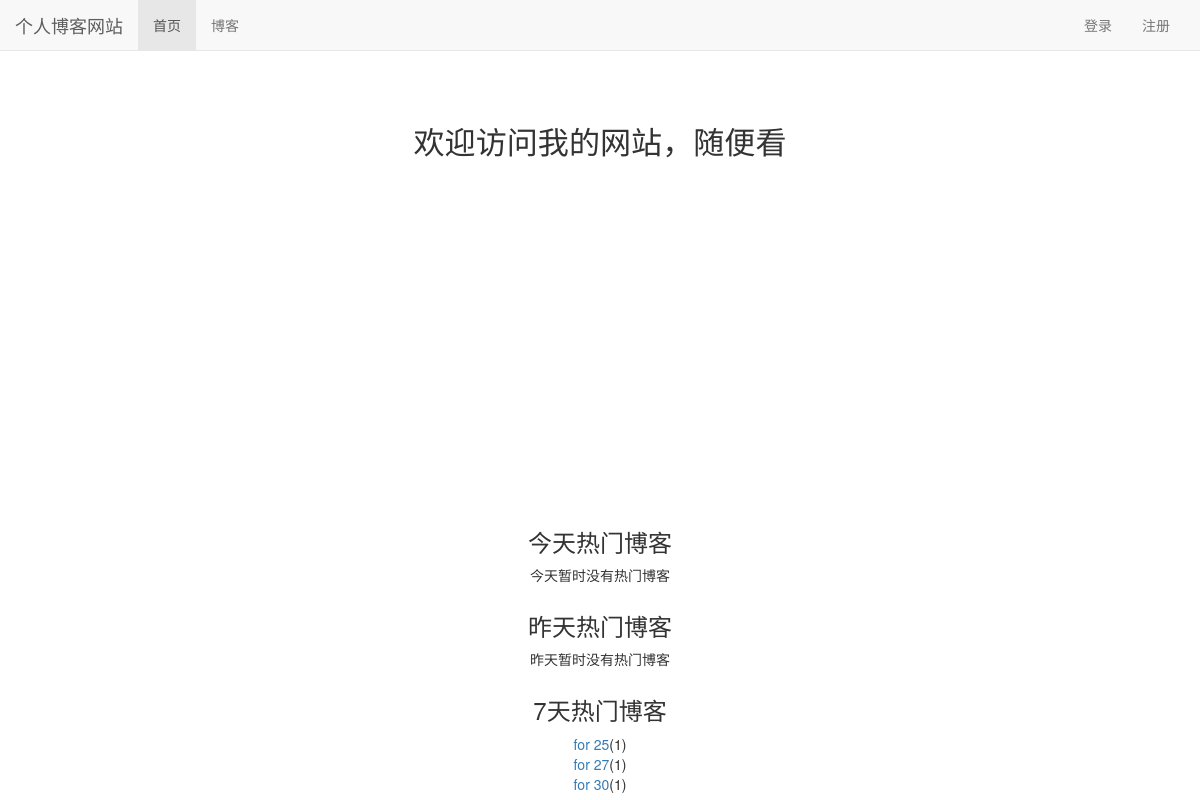
The page / on the database its author committed.
### blog/models.py (models this page shows, shortened)
class Blog(models.Model, ReadNumExpandMethod):
    title = models.CharField(max_length=50)
    blog_type = models.ForeignKey(BlogType, on_delete=models.CASCADE)
    content = RichTextUploadingField()
    author = models.ForeignKey(User, on_delete=models.CASCADE)
    read_details = GenericRelation(ReadDetail)
    created_time = models.DateTimeField(auto_now_add=True)
    last_updated_time = models.DateTimeField(auto_now=True)
    class Meta:
        ordering = ['-created_time']

### mysite/views.py (the view)
# urls.py: 2. Add a URL to urlpatterns:  path('', views.home, name='home')
def home(request):
    blog_content_type = ContentType.objects.get_for_model(Blog)
    dates, read_nums = get_seven_days_read_data(blog_content_type)
    hot_blogs_for_7_days = cache.get('hot_blogs_for_7_days')
    if hot_blogs_for_7_days is None:
        hot_blogs_for_7_days = get_7_days_hot_blogs()
        cache.set('hot_blogs_for_7_days', hot_blogs_for_7_days, 3600)
    context = {}
    context['dates'] = dates
    context['read_nums'] = read_nums
    context['today_hot_data'] = get_today_hot_data(blog_content_type)
    context['yesterday_hot_data'] = get_yesterday_hot_data(blog_content_type)
    context['hot_blogs_for_7_days'] = hot_blogs_for_7_days
    return render(request, 'home.html', context)

### mysite/views.py (called while the page is built)
def get_7_days_hot_blogs():
    today = timezone.now().date()
    date = today - datetime.timedelta(days=7)
    blogs = Blog.objects \
                .filter(read_details__date__lt=today, read_details__date__gte=date) \
                .values('id', 'title') \
                .annotate(read_num_sum=Sum('read_details__read_num')) \
                .order_by('-read_num_sum')
    return blogs[:7]

### read_statistics/utils.py (called while the page is built)
def get_seven_days_read_data(content_type):
    today = timezone.now().date()
    dates = []
    read_nums = []
    for i in range(7, 0, -1):
        date = today - datetime.timedelta(days=i)
        dates.append(date.strftime('%m/%d'))
        read_details = ReadDetail.objects.filter(content_type=content_type, date=date)
        result = read_details.aggregate(read_num_sum=Sum('read_num'))
        read_nums.append(result['read_num_sum'] or 0)
    return dates, read_nums

def get_today_hot_data(content_type):
    today = timezone.now().date()
    read_details = ReadDetail.objects.filter(content_type=content_type, date=today).order_by('-read_num')
    return read_details[:7]

def get_yesterday_hot_data(content_type):
    today = timezone.now().date()
    yesterday = today - datetime.timedelta(days=1)
    read_details = ReadDetail.objects.filter(content_type=content_type, date=yesterday).order_by('-read_num')
    return read_details[:7]

### user/context_processors.py (called while the page is built)
def login_modal_form(request):
    return {'login_modal_form': LoginForm()}

### templates/home.html (shortened to what this page needs)
{% extends 'base.html' %}
{% load staticfiles %}
{% block header_extends %}
    <link rel="stylesheet" href="{% static 'home.css' %}">
{% endblock %}
{% block nav_home_active %}active{% endblock %}
{% block content %}
    <h3 class="home-content">欢迎访问我的网站，随便看</h3>
    <div id="container"></div>
    <div class="hot-data">
        <h3>今天热门博客</h3>
        <ul>
            {% for hot_data in today_hot_data %}
                <li><a href="{% url 'blog_detail' hot_data.content_object.pk %}">{{ hot_data.content_object.title }}</a>({{ hot_data.read_num }})</li>
            {% empty %}
                <li>今天暂时没有热门博客</li>
            {% endfor %}
        </ul>
    </div>
    <div class="hot-data">
        <h3>昨天热门博客</h3>
        <ul>
            {% for hot_data in yesterday_hot_data %}
                <li><a href="{% url 'blog_detail' hot_data.content_object.pk %}">{{ hot_data.content_object.title }}</a>({{ hot_data.read_num }})</li>
            {% empty %}
                <li>昨天暂时没有热门博客</li>
            {% endfor %}
        </ul>
    </div>
    <div class="hot-data">
        <h3>7天热门博客</h3>
        <ul>
            {% for hot_blog in hot_blogs_for_7_days %}
                <li><a href="{% url 'blog_detail' hot_blog.id %}">{{ hot_blog.title }}</a>({{ hot_blog.read_num_sum }})</li>
            {% empty %}
                <li>昨天暂时没有热门博客</li>
            {% endfor %}
        </ul>
    </div>
{% endblock %}

### static/base.css (style rules this page uses)
* { margin: 0; padding: 0; }
body { margin-top: 70px!important; }
ul { list-style-type: none!important; }

### static/home.css (style rules this page uses)
h3.home-content { font-size: 222%; text-align: center; margin-top: 4em; margin-bottom: 2em; }
div#container { margin: 0 auto; height: 20em; min-width: 20em; max-width: 30em; }
div.hot-data { text-align: center; margin-top: 2em; }

### rows shown on the page
Blog: title "for 25", read_num_sum "1"
Blog: title "for 27", read_num_sum "1"
Blog: title "for 30", read_num_sum "1"
